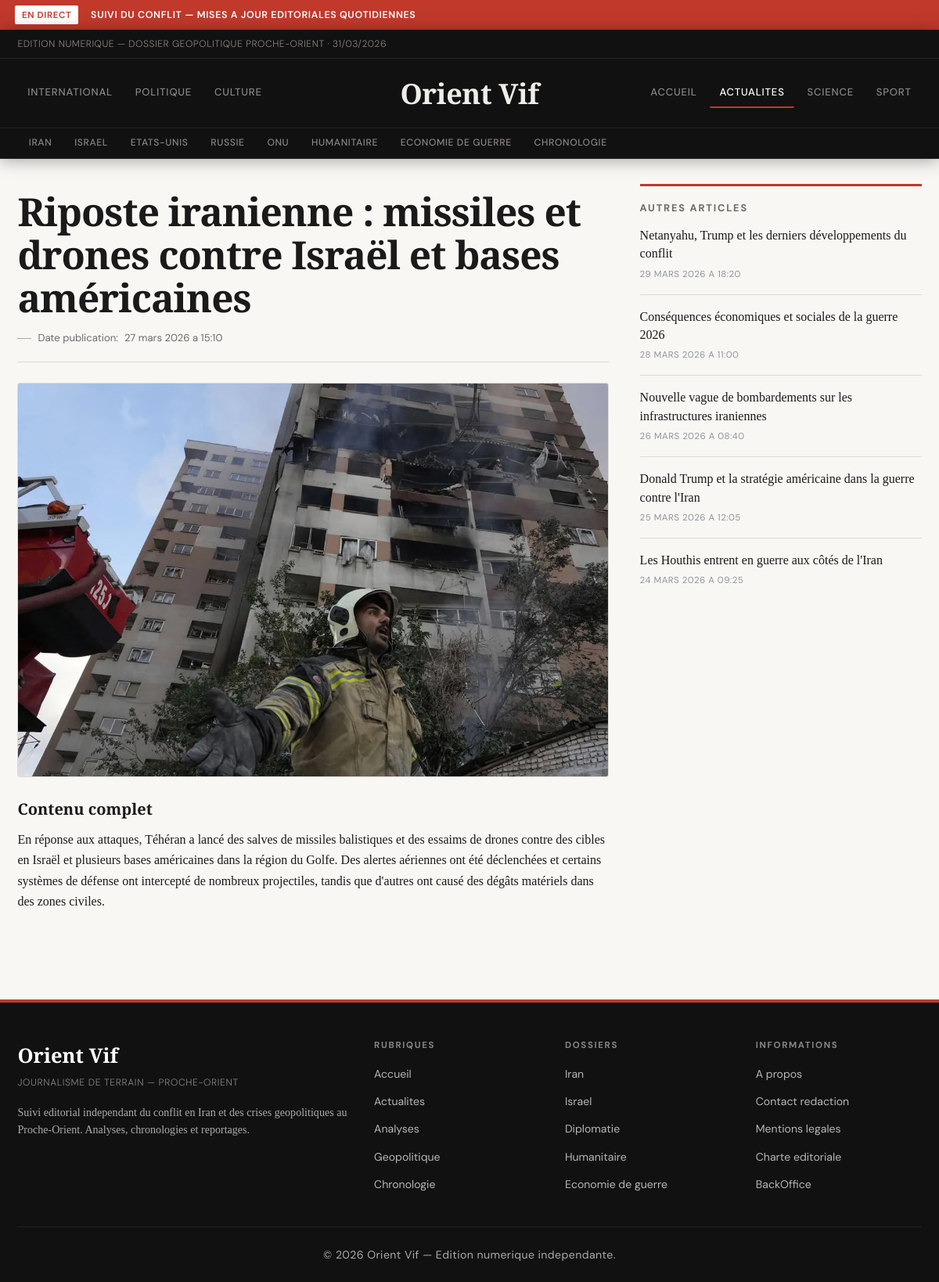
Page /articles/guerre-iran-article-4-1-5.html on the committed database.
### tables this page shows
CREATE TABLE articles (
  id INT UNSIGNED AUTO_INCREMENT PRIMARY KEY,
  title VARCHAR(255) NOT NULL,
  slug VARCHAR(255) NOT NULL UNIQUE,
  content TEXT NOT NULL,
  is_published TINYINT(1) NOT NULL DEFAULT 1,
  created_at TIMESTAMP NOT NULL DEFAULT CURRENT_TIMESTAMP,
  updated_at TIMESTAMP NOT NULL DEFAULT CURRENT_TIMESTAMP ON UPDATE CURRENT_TIMESTAMP
);

CREATE TABLE article_images (
  id INT UNSIGNED AUTO_INCREMENT PRIMARY KEY,
  article_id INT UNSIGNED NOT NULL,
  image_kind ENUM('main', 'thumb') NOT NULL DEFAULT 'main',
  image_path VARCHAR(255) NOT NULL,
  image_alt VARCHAR(255) DEFAULT NULL,
  sort_order TINYINT UNSIGNED NOT NULL DEFAULT 1,
  created_at TIMESTAMP NOT NULL DEFAULT CURRENT_TIMESTAMP,
  CONSTRAINT fk_article_images_article
    FOREIGN KEY (article_id) REFERENCES articles(id)
    ON DELETE CASCADE,
  UNIQUE KEY uq_article_kind (article_id, image_kind),
  KEY idx_article_images_article_id (article_id)
);

### src/article.php (the view, shortened to what this page needs)
<?php
require_once __DIR__ . '/includes/front_helpers.php';
$id = filter_input(INPUT_GET, 'id', FILTER_VALIDATE_INT, array('options' => array('min_range' => 1)));
$safeId = ($id !== false && $id !== null) ? (int)$id : null;
$article = front_find_article(null, $safeId);
?>
<?php
$sidebarOtherArticles = front_recent_articles_excluding(5, array((int)$article['id']));
$detailMainSrc = front_article_image_src($article, 1280, 720, 'actualite guerre iran');
$detailThumbSrc = front_article_thumb_src($article, 860, 520, 'actualite guerre iran');
include __DIR__ . '/includes/header.php';
?>
<main class="layout-main article-layout">
    <article class="article-detail" itemscope itemtype="https://schema.org/NewsArticle">
        <header class="article-header">
            <h1 itemprop="headline"><?php echo h($article['title']); ?></h1>
            <p class="article-meta">
                Date publication:
                <?php $publishedAt = front_article_datetime_value($article); ?>
                <time itemprop="datePublished" datetime="<?php echo h($publishedAt); ?>">
                    <?php echo h(front_format_datetime($publishedAt)); ?>
                </time>
            </p>
        </header>
        <figure class="article-figure">
            <picture>
                <source media="(max-width: 800px)" srcset="<?php echo h($detailThumbSrc); ?>">
                <img
                    src="<?php echo h($detailMainSrc); ?>"
                    alt="<?php echo h(front_article_alt($article, 'actualite guerre iran')); ?>"
                    width="1280"
                    height="720"
                    itemprop="image"
                    loading="eager"
                    fetchpriority="high"
                    decoding="async">
            </picture>
        </figure>
        <section class="article-content" aria-labelledby="content-title" itemprop="articleBody">
            <h2 id="content-title">Contenu complet</h2>
            <?php echo front_render_article_html($article['content']); ?>
        </section>
    </article>
    <aside class="sidebar article-sidebar" aria-labelledby="recent-title">
        <h2 id="recent-title">Autres articles</h2>
        <ul>
            <?php foreach ($sidebarOtherArticles as $otherArticle): ?>
                <li>
                    <a href="<?php echo h(front_article_url($otherArticle)); ?>">
                        <?php echo h($otherArticle['title']); ?>
                    </a>
                    <small class="recent-time"><?php echo h(front_format_datetime(front_article_datetime_value($otherArticle))); ?></small>
                </li>
            <?php endforeach; ?>
        </ul>
    </aside>
</main>
<?php include __DIR__ . '/includes/footer.php'; ?>

### src/includes/front_helpers.php (shortened to what this page needs)
<?php
function h($value)
{
    return htmlspecialchars((string)$value, ENT_QUOTES, 'UTF-8');
}
function front_article_url($article)
{
    $id = isset($article['id']) ? (int)$article['id'] : 0;
    $page = 1;
    $rubrique = isset($article['rubrique']) ? (int)$article['rubrique'] : 5;
    return '/articles/guerre-iran-article-' . $id . '-' . $page . '-' . $rubrique . '.html';
}
function front_article_alt($article, $fallback = 'actualite guerre iran')
{
    if (!empty($article['image_alt'])) {
        return (string)$article['image_alt'];
    }
    return $fallback;
}
function front_local_image_url($rawPath)
{
    $path = trim((string)$rawPath);
    $normalized = '/' . ltrim($path, '/');
    $fullPath = dirname(__DIR__) . str_replace('/', DIRECTORY_SEPARATOR, $normalized);
    if (is_file($fullPath)) {
        return $normalized;
    }
    return null;
}
function front_article_image_src($article, $width, $height, $fallbackAlt = 'actualite guerre iran')
{
    $local = front_local_image_url(isset($article['image_url']) ? $article['image_url'] : '');
    if ($local !== null) {
        return $local;
    }
    return front_svg_placeholder(front_article_alt($article, $fallbackAlt), $width, $height);
}
function front_article_thumb_src($article, $width, $height, $fallbackAlt = 'actualite guerre iran')
{
    $thumbLocalFromDb = front_local_image_url(isset($article['image_thumb_url']) ? $article['image_thumb_url'] : '');
    if ($thumbLocalFromDb !== null) {
        return $thumbLocalFromDb;
    }
    return front_article_image_src($article, $width, $height, $fallbackAlt);
}
function front_render_article_html($html)
{
    $decoded = html_entity_decode((string)$html, ENT_QUOTES | ENT_HTML5, 'UTF-8');
    $clean = preg_replace('/<script\b[^>]*>(.*?)<\/script>/is', '', $decoded);
    return strip_tags(
        $clean,
        '<p><br><strong><b><em><i><u><ul><ol><li><a><h1><h2><h3><h4><h5><h6><blockquote><img><figure><figcaption>'
    );
}
function front_fetch_articles()
{
    $pdo = db();
    try {
        $sql = "SELECT
                    a.id,
                    a.title,
                    a.slug,
                    a.content,
                    ai_main.image_path AS image_url,
                    COALESCE(ai_thumb.image_path, '') AS image_thumb_url,
                    COALESCE(NULLIF(ai_main.image_alt, ''), a.title) AS image_alt,
                    COALESCE(NULLIF(ai_thumb.image_alt, ''), NULLIF(ai_main.image_alt, ''), a.title) AS image_thumb_alt,
                    a.created_at,
                    a.updated_at
                FROM articles a
                LEFT JOIN article_images ai_main
                    ON ai_main.article_id = a.id AND ai_main.image_kind = 'main'
                LEFT JOIN article_images ai_thumb
                    ON ai_thumb.article_id = a.id AND ai_thumb.image_kind = 'thumb'
                WHERE a.is_published = 1
                ORDER BY a.updated_at DESC";
        $rows = $pdo->query($sql)->fetchAll(PDO::FETCH_ASSOC);
        if (!empty($rows)) {
            return $rows;
        }
    } catch (PDOException $exception) {
    }
    return front_theme_articles();
}
function front_find_article($slug, $id)
{
    $articles = front_fetch_articles();
    if ($id !== null) {
        foreach ($articles as $article) {
            if ((int)$article['id'] === (int)$id) {
                return $article;
            }
        }
    }
    return null;
}
function front_recent_articles_excluding($limit = 5, $excludeIds = array())
{
    $articles = front_fetch_articles();
    $result = array();
    $excludeMap = array();
    foreach ($excludeIds as $excludeId) {
        $id = (int)$excludeId;
        if ($id > 0) {
            $excludeMap[$id] = true;
        }
    }
    foreach ($articles as $article) {
        $articleId = isset($article['id']) ? (int)$article['id'] : 0;
        if ($articleId > 0 && isset($excludeMap[$articleId])) {
            continue;
        }
        $result[] = $article;
        if (count($result) >= $limit) {
            break;
        }
    }
    return $result;
}
function front_format_datetime($value)
{
    try {
        $date = new DateTime((string)$value);
    } catch (Exception $exception) {
        return (string)$value;
    }
    $months = array(
        1 => 'janvier',
        2 => 'fevrier',
        3 => 'mars',
        4 => 'avril',
        5 => 'mai',
        6 => 'juin',
        7 => 'juillet',
        8 => 'aout',
        9 => 'septembre',
        10 => 'octobre',
        11 => 'novembre',
        12 => 'decembre',
    );
    $month = (int)$date->format('n');
    return $date->format('d') . ' ' . $months[$month] . ' ' . $date->format('Y') . ' a ' . $date->format('H:i');
}
function front_article_datetime_value($article)
{
    if (isset($article['updated_at']) && trim((string)$article['updated_at']) !== '') {
        return (string)$article['updated_at'];
    }
    return '';
}

### rows in the picture
articles: title "Riposte iranienne : missiles et drones contre Israël et bases américaines", updated_at "27 mars 2026 a 15:10", content "En réponse aux attaques, Téhéran a lancé des salves de missiles balistiques et des essaims de drones contre des cibles en Israël et plusieurs bases américaines dans la région du Golfe. Des alertes aériennes ont été déclenchées et certains systèmes de défense ont intercepté de nombreux projectiles, tandis que d'autres ont causé des dégâts matériels dans des zones civiles."
article_images: image_path (picture)
article_images: article.title "Netanyahu, Trump et les derniers développements du conflit", article.updated_at "29 MARS 2026 A 18:20"
article_images: article.title "Conséquences économiques et sociales de la guerre 2026", article.updated_at "28 MARS 2026 A 11:00"
article_images: article.title "Nouvelle vague de bombardements sur les infrastructures iraniennes", article.updated_at "26 MARS 2026 A 08:40"
article_images: article.title "Donald Trump et la stratégie américaine dans la guerre contre l'Iran", article.updated_at "25 MARS 2026 A 12:05"
article_images: article.title "Les Houthis entrent en guerre aux côtés de l'Iran", article.updated_at "24 MARS 2026 A 09:25"
